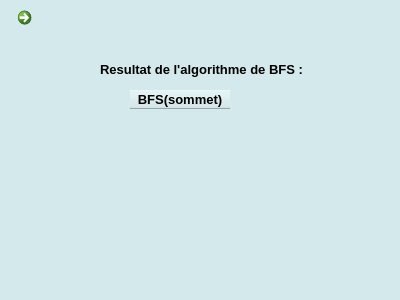
<?xml version="1.0" encoding="UTF-8"?>
<ui version="4.0">
 <class>BFS</class>
 <widget class="QWidget" name="BFS">
  <property name="geometry">
   <rect>
    <x>0</x>
    <y>0</y>
    <width>400</width>
    <height>300</height>
   </rect>
  </property>
  <property name="windowTitle">
   <string>BFS</string>
  </property>
  <property name="windowIcon">
   <iconset>
    <normaloff>imgs/icon.png</normaloff>imgs/icon.png</iconset>
  </property>
  <property name="styleSheet">
   <string notr="true">background-color: rgb(211, 233, 235);</string>
  </property>
  <widget class="QLabel" name="label">
   <property name="geometry">
    <rect>
     <x>100</x>
     <y>60</y>
     <width>221</width>
     <height>20</height>
    </rect>
   </property>
   <property name="text">
    <string>&lt;html&gt;&lt;head/&gt;&lt;body&gt;&lt;p&gt;&lt;span style=&quot; font-size:10pt; font-weight:600;&quot;&gt;Resultat de l'algorithme de BFS :&lt;/span&gt;&lt;/p&gt;&lt;/body&gt;&lt;/html&gt;</string>
   </property>
  </widget>
  <widget class="QCommandLinkButton" name="bfsrevenir">
   <property name="geometry">
    <rect>
     <x>10</x>
     <y>0</y>
     <width>51</width>
     <height>51</height>
    </rect>
   </property>
   <property name="text">
    <string/>
   </property>
   <property name="icon">
    <iconset>
     <normaloff>imgs/iconrevenir.webp</normaloff>imgs/iconrevenir.webp</iconset>
   </property>
   <property name="iconSize">
    <size>
     <width>40</width>
     <height>40</height>
    </size>
   </property>
  </widget>
  <widget class="QTableWidget" name="tableWidget">
   <property name="geometry">
    <rect>
     <x>130</x>
     <y>90</y>
     <width>151</width>
     <height>192</height>
    </rect>
   </property>
   <property name="frameShape">
    <enum>QFrame::NoFrame</enum>
   </property>
   <column>
    <property name="text">
     <string>BFS(sommet)</string>
    </property>
    <property name="font">
     <font>
      <pointsize>10</pointsize>
      <weight>75</weight>
      <bold>true</bold>
     </font>
    </property>
   </column>
  </widget>
 </widget>
 <resources/>
 <connections/>
</ui>
